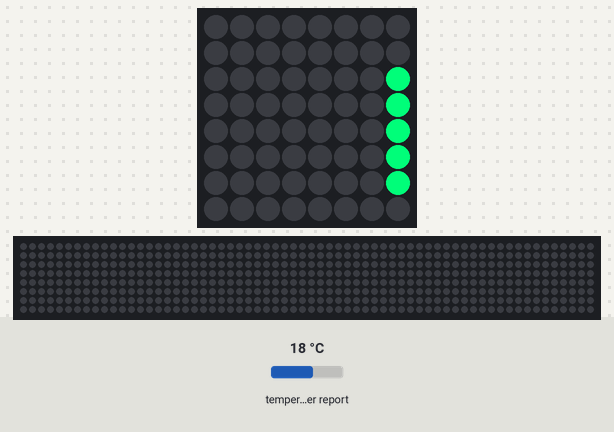
The program below on a simulated Raspberry Pi (BCM pin numbers) with a Sense HAT. Shown: the Sense HAT's 8×8 RGB LED matrix, a strip that is not on the board, showing the scrolling text unrolled. Inputs (shaded band) come from the test bench; at power-on: temperature in the web weather report 18 °C. The clock reads 2024-03-15 10:24:30 at power-on unless the program sets it; files the program writes start out absent; requests to the public web service named in the program get a made-up reply in its usual format after 0.4 s (London, UTC, broken clouds, 64 % humidity, 1013 hPa unless stated); the 64×8 strip is a reading aid, not a part: it shows the text the matrix is scrolling, unrolled, one strip-width of it at a time; values from a settings file that is not in the repository are placeholders; what the program prints to the terminal is not drawn. At 29.8 s the program stops and its outputs stay as they are.

Above: at 0.48 s.
At 3.37 s:
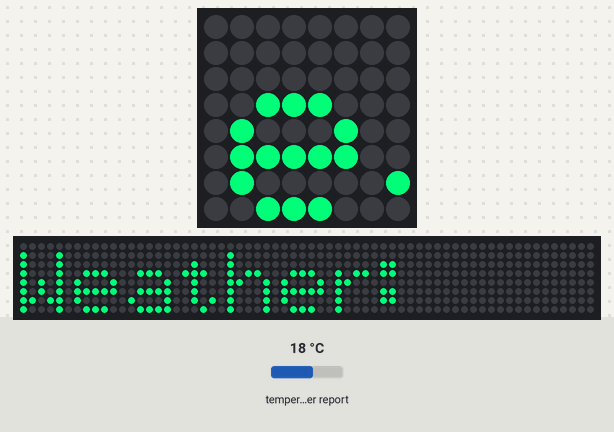
At 5.25 s:
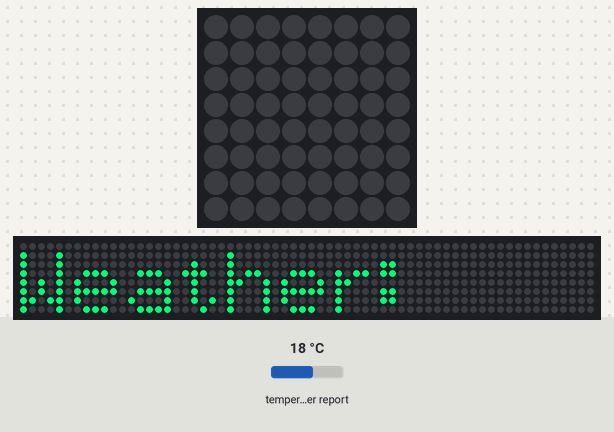
At 6.3 s:
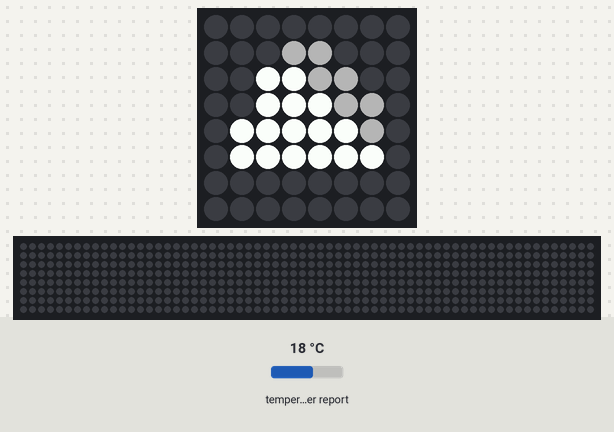
At 16.99 s:
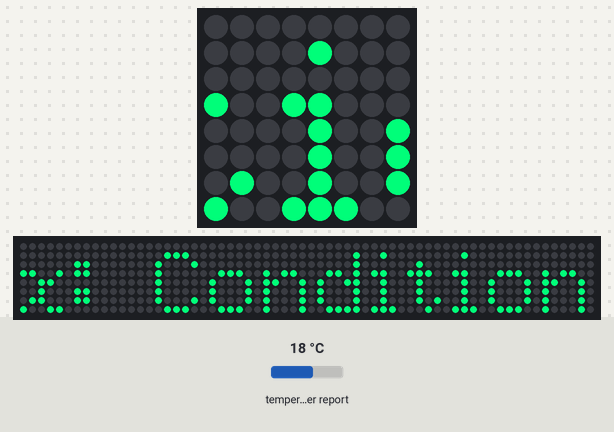
At 27.73 s:
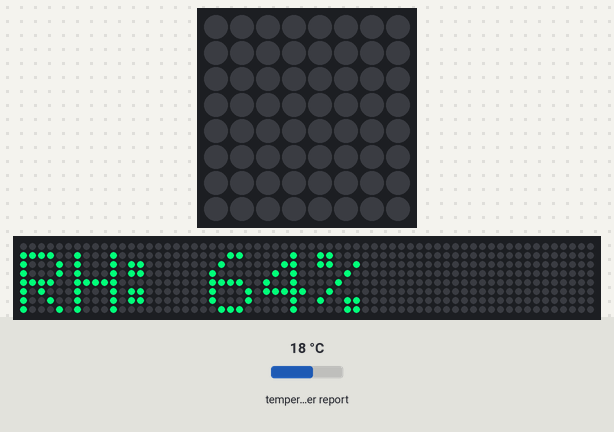

The program:

weather.py
```python
# (licence header left out)
import requests
from sense_hat import SenseHat
from weather_icons import icon_map # Assuming weather_icons.py is in the same directory and imports its icon_map based on OpenWeatherMap codes
import time
from datetime import datetime
import os
import csv
import config

sense = SenseHat()

URL = f"http://api.openweathermap.org/data/2.5/weather?q={config.CITY}&appid={config.API_KEY}&units=imperial"

headers = {
    "User-Agent": "Mozilla/5.0 (Raspberry Pi; SenseHAT Script)"
}

try:
    response = requests.get(URL, headers=headers)
    print("Status:", response.status_code)
    print("Raw:", response.text)

    data = response.json()

    if response.status_code != 200:
        raise Exception(f"API error: {data.get('message', 'Unknown error')}")

    # Display fields
    weather = data["weather"][0]["description"].capitalize()
    temp = round(data["main"]["temp"])
    humidity = data["main"]["humidity"]

    # Extract weather icon code (e.g., "01d", "10d")
    weather_code = data["weather"][0]["icon"]

    # Display weather summary - City, Condition, Temp, Humidity
    message = "Current Weather:"
    sense.show_message(message, scroll_speed=0.05, text_colour=[0, 255, 127])
    time.sleep(1)
    sense.clear()

    # Display icon if available
    if weather_code in icon_map:
        sense.set_pixels(icon_map[weather_code])
        time.sleep(7)
        sense.clear()
        time.sleep(1)
    else:
        sense.show_message("No icon!", scroll_speed=0.05, text_colour=[255, 0, 0])

    # Display weather summary - City, Condition, Temp, Humidity
    message = f"{config.CITY}: Conditions {weather}, Temp: {temp}F, RH: {humidity}%"
    sense.show_message(message, scroll_speed=0.05, text_colour=[0, 255, 127])

    # Expanded CSV fields
    feels_like = round(data["main"]["feels_like"])
    temp_min = round(data["main"]["temp_min"])
    temp_max = round(data["main"]["temp_max"])
    pressure = data["main"]["pressure"]
    visibility = data.get("visibility", None)
    wind_speed = data["wind"].get("speed", None)
    wind_deg = data["wind"].get("deg", None)
    wind_gust = data["wind"].get("gust", None)
    cloud_cover = data["clouds"].get("all", None)
    sunrise = data["sys"].get("sunrise", None)
    sunset = data["sys"].get("sunset", None)

    # CSV logging block
    log_path = "/home/jiri/logs/weather-lombard.csv"

    timestamp = datetime.now().isoformat()

    os.makedirs(os.path.dirname(log_path), exist_ok=True)
    write_header = not os.path.exists(log_path)

    with open(log_path, "a", newline="") as csvfile:
        writer = csv.writer(csvfile)
        if write_header:
            writer.writerow([
                "timestamp", "city", "weather", "temp_f", "humidity",
                "feels_like_f", "temp_min_f", "temp_max_f", "pressure",
                "visibility_m", "wind_speed_mph", "wind_deg", "wind_gust_mph",
                "cloud_cover_pct", "sunrise_unix", "sunset_unix"
            ])
        writer.writerow([
            timestamp, config.CITY, weather, temp, humidity,
            feels_like, temp_min, temp_max, pressure,
            visibility, wind_speed, wind_deg, wind_gust,
            cloud_cover, sunrise, sunset
        ])

except Exception as e:
    sense.show_message("Weather fetch failed", text_colour=[255, 0, 0])
    print("Error:", e)

time.sleep(2)
sense.clear()
```

weather_icons.py
```python
# (licence header left out)
# weather_icons.py
# This module defines 8x8 pixel art icons for various weather conditions using RGB color tuples.
# This is a companion module for weather.py, providing iconography

# Define RGB colors

B = (0, 0, 0)          # Black
W = (255, 255, 255)    # White
O = (255, 165, 0)      # Orange
G = (64, 64, 64)       # Gray
T = (0, 128, 128)      # Teal


# Clear Sky Day (01d)

clear_sky_day_icon = [
    B, B, B, B, B, B, B, B,
    B, B, O, O, O, O, B, B,
    B, O, O, O, O, O, O, B,
    B, O, O, O, O, O, O, B,
    B, O, O, O, O, O, O, B,
    B, O, O, O, O, O, O, B,
    B, B, O, O, O, O, B, B,
    B, B, B, B, B, B, B, B
]


# Few Clouds Day (02d)

few_clouds_day_icon = [
    B, B, B, B, B, B, B, B,
    B, B, B, B, O, O, B, B,
    B, B, B, O, O, O, O, B,
    B, B, W, W, W, O, O, B,
    B, W, W, W, W, W, B, B,
    B, W, W, W, W, W, W, B,
    B, B, B, B, B, B, B, B,
    B, B, B, B, B, B, B, B
]


# Scattered Clouds Day (03d)

scattered_clouds_day_icon = [
    B, B, B, B, B, B, B, B,
    B, B, B, B, B, B, B, B,
    B, B, W, W, B, B, B, B,
    B, B, W, W, W, B, B, B,
    B, W, W, W, W, W, B, B,
    B, W, W, W, W, W, W, B,
    B, B, B, B, B, B, B, B,
    B, B, B, B, B, B, B, B
]


# Broken Clouds Day (04d)

broken_clouds_day_icon = [
    B, B, B, B, B, B, B, B,
    B, B, B, G, G, B, B, B,
    B, B, W, W, G, G, B, B,
    B, B, W, W, W, G, G, B,
    B, W, W, W, W, W, G, B,
    B, W, W, W, W, W, W, B,
    B, B, B, B, B, B, B, B,
    B, B, B, B, B, B, B, B
]


# Shower Day (09d)

shower_day_icon = [
    B, B, B, B, B, B, B, B,
    B, B, B, G, G, B, B, B,
    B, B, W, W, G, G, B, B,
    B, B, W, W, W, G, G, B,
    B, W, W, W, W, W, G, B,
    B, W, W, T, W, T, W, B,
    B, B, T, B, T, B, B, B,
    B, B, B, B, B, B, B, B
]


# Rain Day (10d)

rain_day_icon = [
    B, B, B, B, B, B, B, B,
    B, B, B, B, O, O, B, B,
    B, B, B, O, O, O, O, B,
    B, B, W, W, W, O, O, B,
    B, W, W, W, W, W, B, B,
    B, W, W, T, W, T, W, B,
    B, B, T, B, T, B, B, B,
    B, B, B, B, B, B, B, B
]


# Thunderstorm Day (11d)

thunderstorm_day_icon = [
    B, B, B, B, B, B, B, B,
    B, B, B, G, G, B, B, B,
    B, B, W, W, G, G, B, B,
    B, B, W, W, W, G, G, B,
    B, W, O, W, W, W, G, B,
    B, W, O, O, W, W, W, B,
    B, B, B, O, B, B, B, B,
    B, B, B, B, B, B, B, B
]


# Snow Day (13d)

snow_day_icon = [
    B, B, B, B, B, B, B, B,
    B, B, T, B, T, B, T, B,
    B, B, B, B, B, T, B, B,
    B, T, B, B, T, B, T, B,
    B, B, B, B, B, B, B, B,
    B, B, T, B, B, B, T, B,
    B, B, B, B, T, B, B, B,
    B, T, B, B, B, B, B, B
]


# Mist Day (50d)

mist_day_icon = [
    B, B, B, B, B, B, B, B,
    B, G, G, B, G, G, G, B,
    B, B, B, B, B, B, B, B,
    B, G, G, G, G, G, B, B,
    B, B, B, B, B, B, B, B,
    B, G, G, G, B, B, B, B,
    B, B, B, B, B, G, G, B,
    B, B, B, B, B, B, B, B
]


clear_sky_night_icon = [
    B, B, B, B, B, B, B, B,
    B, B, G, G, G, G, B, B,
    B, G, G, G, G, G, G, B,
    B, G, G, G, G, G, G, B,
    B, G, G, G, G, G, G, B,
    B, G, G, G, G, G, G, B,
    B, B, G, G, G, G, B, B,
    B, B, B, B, B, B, B, B
]


# Few Clouds Night (02d)

few_clouds_night_icon = [
    B, B, B, B, B, B, B, B,
    B, B, B, B, G, G, B, B,
    B, B, B, G, G, G, G, B,
    B, B, W, W, W, G, G, B,
    B, W, W, W, W, W, B, B,
    B, W, W, W, W, W, W, B,
    B, B, B, B, B, B, B, B,
    B, B, B, B, B, B, B, B
]


# Scattered Clouds Night (03d)

scattered_clouds_night_icon = [
    B, B, B, B, B, B, B, B,
    B, B, B, B, B, B, B, B,
    B, B, W, W, B, B, B, B,
    B, B, W, W, W, B, B, B,
    B, W, W, W, W, W, B, B,
    B, W, W, W, W, W, W, B,
    B, B, B, B, B, B, B, B,
    B, B, B, B, B, B, B, B
]


# Broken Clouds Night (04d)

broken_clouds_night_icon = [
    B, B, B, B, B, B, B, B,
    B, B, B, G, G, B, B, B,
    B, B, W, W, G, G, B, B,
    B, B, W, W, W, G, G, B,
    B, W, W, W, W, W, G, B,
    B, W, W, W, W, W, W, B,
    B, B, B, B, B, B, B, B,
    B, B, B, B, B, B, B, B
]


# Shower Night (09d)

shower_night_icon = [
    B, B, B, B, B, B, B, B,
    B, B, B, G, G, B, B, B,
    B, B, W, W, G, G, B, B,
    B, B, W, W, W, G, G, B,
    B, W, W, W, W, W, G, B,
    B, W, W, T, W, T, W, B,
    B, B, T, B, T, B, B, B,
    B, B, B, B, B, B, B, B
]


# Rain Night (10n)

rain_night_icon = [
    B, B, B, B, B, B, B, B,
    B, B, B, B, G, G, B, B,
    B, B, B, G, G, G, G, B,
    B, B, W, W, W, G, G, B,
    B, W, W, W, W, W, B, B,
    B, W, W, T, W, T, W, B,
    B, B, T, B, T, B, B, B,
    B, B, B, B, B, B, B, B
]


# Thunderstorm Night (11n)

thunderstorm_night_icon = [
    B, B, B, B, B, B, B, B,
    B, B, B, G, G, B, B, B,
    B, B, W, W, G, G, B, B,
    B, B, W, W, W, G, G, B,
    B, W, O, W, W, W, G, B,
    B, W, O, O, W, W, W, B,
    B, B, B, O, B, B, B, B,
    B, B, B, B, B, B, B, B
]


# Snow Night (13n)

snow_night_icon = [
    B, B, B, B, B, B, B, B,
    B, B, T, B, T, B, T, B,
    B, B, B, B, B, T, B, B,
    B, T, B, B, T, B, T, B,
    B, B, B, B, B, B, B, B,
    B, B, T, B, B, B, T, B,
    B, B, B, B, T, B, B, B,
    B, T, B, B, B, B, B, B
]


# Mist Night (50n)

mist_night_icon = [
    B, B, B, B, B, B, B, B,
    B, G, G, B, G, G, G, B,
    B, B, B, B, B, B, B, B,
    B, G, G, G, G, G, B, B,
    B, B, B, B, B, B, B, B,
    B, G, G, G, B, B, B, B,
    B, B, B, B, B, G, G, B,
    B, B, B, B, B, B, B, B
]


# Icon map

icon_map = {
    "01d": clear_sky_day_icon,
    "02d": few_clouds_day_icon,
    "03d": scattered_clouds_day_icon,
    "04d": broken_clouds_day_icon,
    "09d": shower_day_icon,
    "10d": rain_day_icon,
    "11d": thunderstorm_day_icon,
    "13d": snow_day_icon,
    "50d": mist_day_icon,
    "01n": clear_sky_night_icon,
    "02n": few_clouds_night_icon,
    "03n": scattered_clouds_night_icon,
    "04n": broken_clouds_night_icon,
    "09n": shower_night_icon,
    "10n": rain_night_icon,
    "11n": thunderstorm_night_icon,
    "13n": snow_night_icon,
    "50n": mist_night_icon
}


# Example usage with Sense HAT
# This part of the code demonstrates how to display the icons on a Sense HAT one icon at a time for 10 seconds each.
# Unciomment to run.


# from sense_hat import SenseHat
# import time
#
# sense = SenseHat()
# for code, icon in icon_map.items():
#     sense.clear()
#     sense.set_pixels(icon)
#     time.sleep(3)
# sense.clear()
```

Measured:
- what the display in image 3 shows lasts 7.0 s, from 6.3 s to 13.3 s
